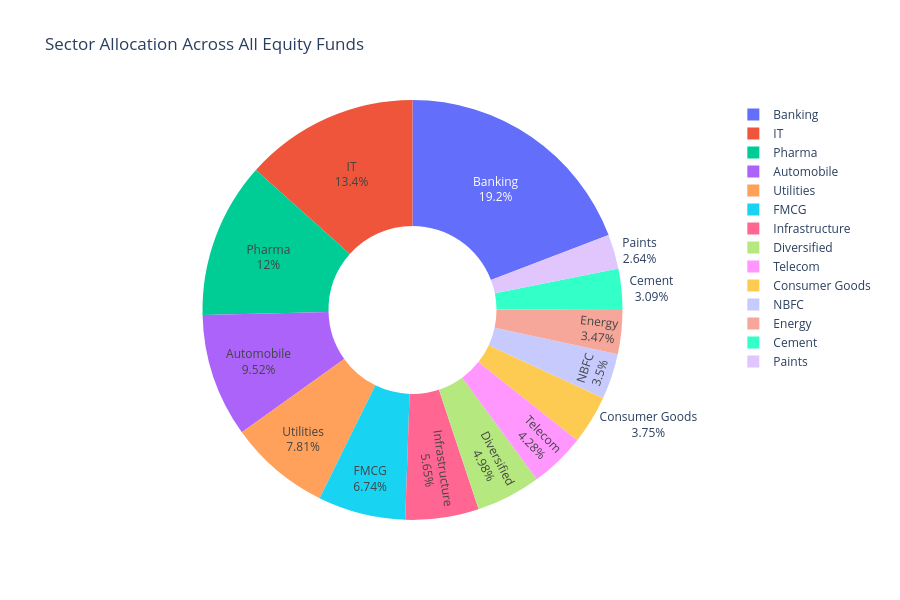

Source (notebook cell):
### Code cell
sector_col  = [c for c in portfolio.columns if "sector" in c.lower()][0]
weight_col  = [c for c in portfolio.columns if "weight" in c.lower() or "pct" in c.lower()][0]

sector_agg = portfolio.groupby(sector_col)[weight_col].sum().sort_values(ascending=False)

fig = go.Figure(go.Pie(
    labels=sector_agg.index,
    values=sector_agg.values,
    hole=0.4,
    textinfo="label+percent"
))
fig.update_layout(title="Sector Allocation Across All Equity Funds", height=600)
fig.write_html(f"{CHARTS}/09_sector_donut.html")
fig.show()

### Figure 1 — Plotly figure (JSON) as saved in the notebook; plotly's stock layout.template omitted (floating-point values rounded to 4 significant figures)
{"data": [{"hole": 0.4, "labels": ["Banking", "IT", "Pharma", "Automobile", "Utilities", "FMCG", "Infrastructure", "Diversified", "Telecom", "Consumer Goods", "NBFC", "Energy", "Cement", "Paints"], "textinfo": "label+percent", "type": "pie", "values": [652.3, 455.5, 407.4, 323.6, 265.5, 229.1, 192.2, 169.2, 145.6, 127.6, 119.1, 117.9, 105.0, 89.86]}], "layout": {"height": 600, "title": {"text": "Sector Allocation Across All Equity Funds"}}}
